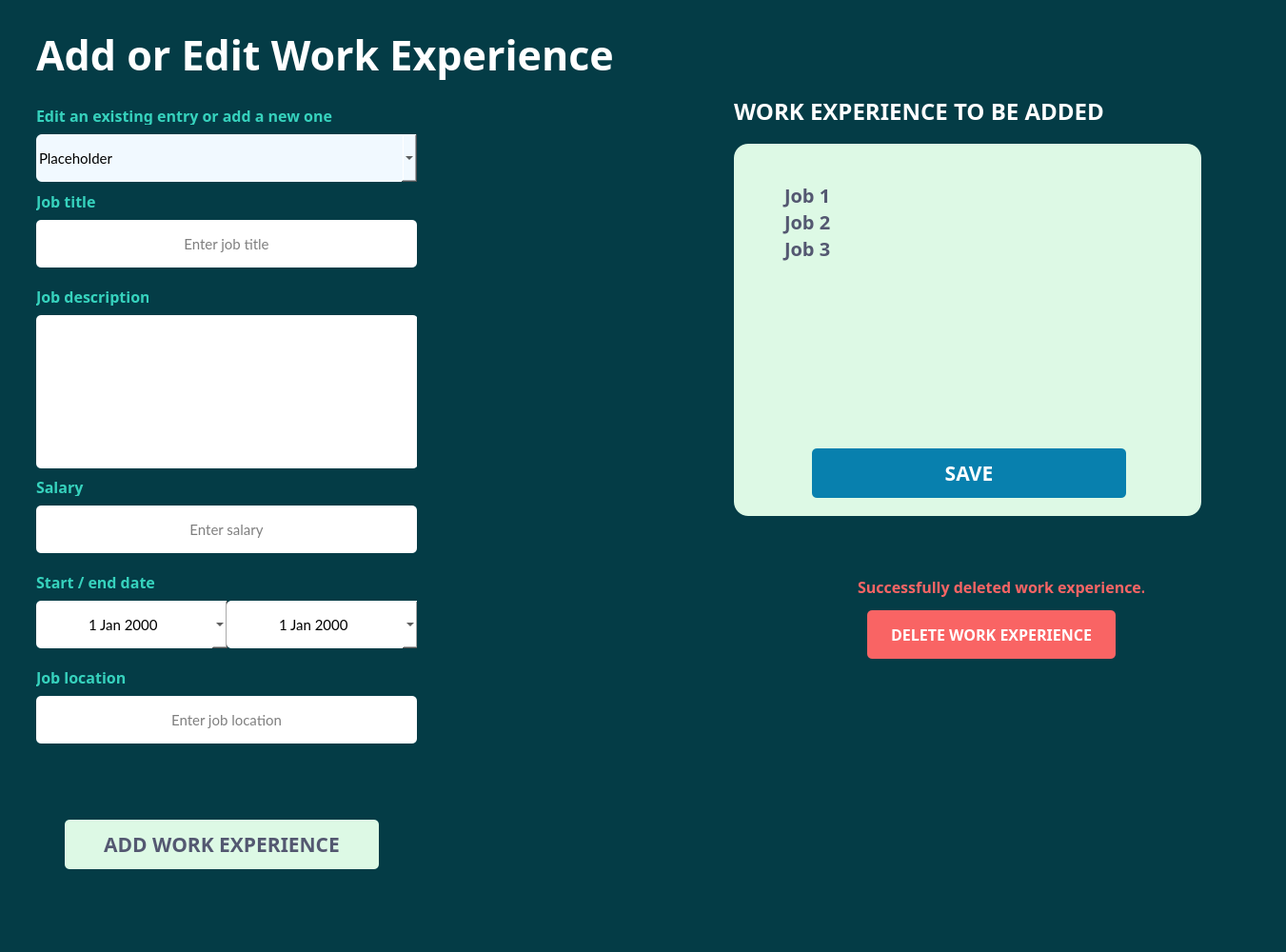
         <widget class="QWidget" name="form_scroll_contents_3">
          <property name="geometry">
           <rect>
            <x>0</x>
            <y>0</y>
            <width>1351</width>
            <height>1000</height>
           </rect>
          </property>
          <property name="minimumSize">
           <size>
            <width>1351</width>
            <height>500</height>
           </size>
          </property>
          <property name="font">
           <font>
            <pointsize>7</pointsize>
           </font>
          </property>
          <property name="styleSheet">
           <string notr="true">background-color: rgb(4, 60, 70);
border-color: rgb(4, 60, 70);
border-radius: 30px; 
border: 2px;</string>
          </property>
          <layout class="QGridLayout" name="gridLayout_2">
           <property name="topMargin">
            <number>20</number>
           </property>
           <item row="1" column="1">
            <widget class="QFrame" name="form_frame_middle_2">
             <property name="sizePolicy">
              <sizepolicy hsizetype="Fixed" vsizetype="Fixed">
               <horstretch>0</horstretch>
               <verstretch>0</verstretch>
              </sizepolicy>
             </property>
             <property name="minimumSize">
              <size>
               <width>50</width>
               <height>761</height>
              </size>
             </property>
             <property name="styleSheet">
              <string notr="true"/>
             </property>
             <property name="frameShape">
              <enum>QFrame::StyledPanel</enum>
             </property>
             <property name="frameShadow">
              <enum>QFrame::Raised</enum>
             </property>
            </widget>
           </item>
           <item row="1" column="2">
            <widget class="QFrame" name="form_frame_right_2">
             <property name="sizePolicy">
              <sizepolicy hsizetype="Fixed" vsizetype="Fixed">
               <horstretch>0</horstretch>
               <verstretch>0</verstretch>
              </sizepolicy>
             </property>
             <property name="minimumSize">
              <size>
               <width>550</width>
               <height>880</height>
              </size>
             </property>
             <property name="styleSheet">
              <string notr="true"/>
             </property>
             <property name="frameShape">
              <enum>QFrame::StyledPanel</enum>
             </property>
             <property name="frameShadow">
              <enum>QFrame::Raised</enum>
             </property>
             <widget class="QFrame" name="job_list_frame">
              <property name="geometry">
               <rect>
                <x>10</x>
                <y>50</y>
                <width>491</width>
                <height>391</height>
               </rect>
              </property>
              <property name="sizePolicy">
               <sizepolicy hsizetype="Fixed" vsizetype="Fixed">
                <horstretch>0</horstretch>
                <verstretch>0</verstretch>
               </sizepolicy>
              </property>
              <property name="minimumSize">
               <size>
                <width>491</width>
                <height>391</height>
               </size>
              </property>
              <property name="styleSheet">
               <string notr="true">color: rgb(255, 255, 255);
border-radius: 15px; 
border: 2px;
background-color: rgb(221, 249, 229);
border-color: rgb(221, 249, 229);</string>
              </property>
              <property name="frameShape">
               <enum>QFrame::StyledPanel</enum>
              </property>
              <property name="frameShadow">
               <enum>QFrame::Raised</enum>
              </property>
              <widget class="QListWidget" name="new_jobs_list">
               <property name="geometry">
                <rect>
                 <x>50</x>
                 <y>40</y>
                 <width>371</width>
                 <height>251</height>
                </rect>
               </property>
               <property name="sizePolicy">
                <sizepolicy hsizetype="Fixed" vsizetype="Fixed">
                 <horstretch>0</horstretch>
                 <verstretch>0</verstretch>
                </sizepolicy>
               </property>
               <property name="minimumSize">
                <size>
                 <width>0</width>
                 <height>0</height>
                </size>
               </property>
               <property name="font">
                <font>
                 <family>IBM Plex Sans</family>
                 <pointsize>15</pointsize>
                 <weight>75</weight>
                 <bold>true</bold>
                </font>
               </property>
               <property name="styleSheet">
                <string notr="true">color: rgb(84, 88, 113);
background-color: rgb(221, 249, 229);</string>
               </property>
               <property name="spacing">
                <number>5</number>
               </property>
               <item>
                <property name="text">
                 <string>Job 1</string>
                </property>
               </item>
               <item>
                <property name="text">
                 <string>Job 2</string>
                </property>
               </item>
               <item>
                <property name="text">
                 <string>Job 3</string>
                </property>
               </item>
              </widget>
              <widget class="QPushButton" name="btn_save_jobs">
               <property name="geometry">
                <rect>
                 <x>82</x>
                 <y>320</y>
                 <width>330</width>
                 <height>52</height>
                </rect>
               </property>
               <property name="sizePolicy">
                <sizepolicy hsizetype="Fixed" vsizetype="Fixed">
                 <horstretch>0</horstretch>
                 <verstretch>0</verstretch>
                </sizepolicy>
               </property>
               <property name="font">
                <font>
                 <family>IBM Plex Sans</family>
                 <pointsize>16</pointsize>
                 <weight>75</weight>
                 <bold>true</bold>
                </font>
               </property>
               <property name="styleSheet">
                <string notr="true">background-color: rgb(8, 128, 174);
color: rgb(255, 255, 255);
border-color: rgb(8, 128, 174);
border-radius: 5px; 
border: 2px;</string>
               </property>
               <property name="text">
                <string>SAVE</string>
               </property>
              </widget>
             </widget>
             <widget class="QLabel" name="lbl_jobs_to_be_added">
              <property name="geometry">
               <rect>
                <x>10</x>
                <y>0</y>
                <width>432</width>
                <height>32</height>
               </rect>
              </property>
              <property name="font">
               <font>
                <family>IBM Plex Sans</family>
                <pointsize>18</pointsize>
                <weight>75</weight>
                <bold>true</bold>
               </font>
              </property>
              <property name="styleSheet">
               <string notr="true">color: rgb(255, 255, 255);</string>
              </property>
              <property name="text">
               <string>WORK EXPERIENCE TO BE ADDED</string>
              </property>
             </widget>
             <widget class="QPushButton" name="delete_work_experience">
              <property name="geometry">
               <rect>
                <x>150</x>
                <y>540</y>
                <width>261</width>
                <height>51</height>
               </rect>
              </property>
              <property name="font">
               <font>
                <family>IBM Plex Sans</family>
                <pointsize>12</pointsize>
                <weight>75</weight>
                <bold>true</bold>
               </font>
              </property>
              <property name="styleSheet">
               <string notr="true">background-color: rgb(249, 100, 100);
border-color: rgb(249, 100, 100);
color: rgb(255, 255, 255);
border-radius: 5px; 
border: 2px;</string>
              </property>
              <property name="text">
               <string>DELETE WORK EXPERIENCE</string>
              </property>
              <property name="flat">
               <bool>true</bool>
              </property>
             </widget>
             <widget class="QLabel" name="popup_experience_deleted">
              <property name="geometry">
               <rect>
                <x>140</x>
                <y>500</y>
                <width>301</width>
                <height>31</height>
               </rect>
              </property>
              <property name="font">
               <font>
                <family>IBM Plex Sans</family>
                <pointsize>12</pointsize>
                <weight>75</weight>
                <bold>true</bold>
               </font>
              </property>
              <property name="styleSheet">
               <string notr="true">color: rgb(249, 100, 100);</string>
              </property>
              <property name="text">
               <string>Successfully deleted work experience.</string>
              </property>
             </widget>
            </widget>
           </item>
           <item row="1" column="0">
            <widget class="QFrame" name="form_frame_left_2">
             <property name="sizePolicy">
              <sizepolicy hsizetype="Fixed" vsizetype="Fixed">
               <horstretch>0</horstretch>
               <verstretch>0</verstretch>
              </sizepolicy>
             </property>
             <property name="minimumSize">
              <size>
               <width>400</width>
               <height>880</height>
              </size>
             </property>
             <property name="styleSheet">
              <string notr="true"/>
             </property>
             <property name="frameShape">
              <enum>QFrame::StyledPanel</enum>
             </property>
             <property name="frameShadow">
              <enum>QFrame::Raised</enum>
             </property>
             <widget class="QLabel" name="lbl_job_title">
              <property name="geometry">
               <rect>
                <x>0</x>
                <y>100</y>
                <width>171</width>
                <height>20</height>
               </rect>
              </property>
              <property name="sizePolicy">
               <sizepolicy hsizetype="Fixed" vsizetype="Fixed">
                <horstretch>0</horstretch>
                <verstretch>0</verstretch>
               </sizepolicy>
              </property>
              <property name="font">
               <font>
                <family>IBM Plex Sans</family>
                <pointsize>12</pointsize>
                <weight>75</weight>
                <bold>true</bold>
               </font>
              </property>
              <property name="styleSheet">
               <string notr="true">color: rgb(54, 210, 189);</string>
              </property>
              <property name="text">
               <string>Job title</string>
              </property>
             </widget>
             <widget class="QLineEdit" name="edit_job_title">
              <property name="geometry">
               <rect>
                <x>0</x>
                <y>130</y>
                <width>400</width>
                <height>50</height>
               </rect>
              </property>
              <property name="sizePolicy">
               <sizepolicy hsizetype="Fixed" vsizetype="Fixed">
                <horstretch>0</horstretch>
                <verstretch>0</verstretch>
               </sizepolicy>
              </property>
              <property name="minimumSize">
               <size>
                <width>400</width>
                <height>50</height>
               </size>
              </property>
              <property name="font">
               <font>
                <family>Lato</family>
                <pointsize>11</pointsize>
               </font>
              </property>
              <property name="styleSheet">
               <string notr="true">background-color: rgb(255, 255, 255);
border-color: rgb(255, 255, 255);
border-radius: 5px; 
border: 2px;</string>
              </property>
              <property name="text">
               <string/>
              </property>
              <property name="echoMode">
               <enum>QLineEdit::Normal</enum>
              </property>
              <property name="cursorPosition">
               <number>0</number>
              </property>
              <property name="alignment">
               <set>Qt::AlignCenter</set>
              </property>
              <property name="placeholderText">
               <string>Enter job title</string>
              </property>
              <property name="clearButtonEnabled">
               <bool>true</bool>
              </property>
             </widget>
             <widget class="QLabel" name="lbl_edit_job">
              <property name="geometry">
               <rect>
                <x>0</x>
                <y>10</y>
                <width>391</width>
                <height>20</height>
               </rect>
              </property>
              <property name="sizePolicy">
               <sizepolicy hsizetype="Fixed" vsizetype="Fixed">
                <horstretch>0</horstretch>
                <verstretch>0</verstretch>
               </sizepolicy>
              </property>
              <property name="font">
               <font>
                <family>IBM Plex Sans</family>
                <pointsize>12</pointsize>
                <weight>75</weight>
                <bold>true</bold>
               </font>
              </property>
              <property name="styleSheet">
               <string notr="true">color: rgb(54, 210, 189);</string>
              </property>
              <property name="text">
               <string>Edit an existing entry or add a new one</string>
              </property>
             </widget>
             <widget class="QLineEdit" name="edit_salary">
              <property name="geometry">
               <rect>
                <x>0</x>
                <y>430</y>
                <width>400</width>
                <height>50</height>
               </rect>
              </property>
              <property name="sizePolicy">
               <sizepolicy hsizetype="Fixed" vsizetype="Fixed">
                <horstretch>0</horstretch>
                <verstretch>0</verstretch>
               </sizepolicy>
              </property>
              <property name="minimumSize">
               <size>
                <width>400</width>
                <height>50</height>
               </size>
              </property>
              <property name="font">
               <font>
                <family>Lato</family>
                <pointsize>11</pointsize>
               </font>
              </property>
              <property name="styleSheet">
               <string notr="true">background-color: rgb(255, 255, 255);
border-color: rgb(255, 255, 255);
border-radius: 5px; 
border: 2px;</string>
              </property>
              <property name="text">
               <string/>
              </property>
              <property name="echoMode">
               <enum>QLineEdit::Normal</enum>
              </property>
              <property name="cursorPosition">
               <number>0</number>
              </property>
              <property name="alignment">
               <set>Qt::AlignCenter</set>
              </property>
              <property name="placeholderText">
               <string>Enter salary</string>
              </property>
              <property name="clearButtonEnabled">
               <bool>true</bool>
              </property>
             </widget>
             <widget class="QComboBox" name="edit_job_dropdown">
              <property name="geometry">
               <rect>
                <x>0</x>
                <y>40</y>
                <width>400</width>
                <height>50</height>
               </rect>
              </property>
              <property name="sizePolicy">
               <sizepolicy hsizetype="Fixed" vsizetype="Fixed">
                <horstretch>0</horstretch>
                <verstretch>0</verstretch>
               </sizepolicy>
              </property>
              <property name="minimumSize">
               <size>
                <width>400</width>
                <height>50</height>
               </size>
              </property>
              <property name="font">
               <font>
                <family>Lato</family>
                <pointsize>11</pointsize>
               </font>
              </property>
              <property name="styleSheet">
               <string notr="true">background-color: rgb(241, 249, 255);
border-color: rgb(188, 224, 253);
border-radius: 6px;
padding: 3px 3px 3px 3px;</string>
              </property>
              <item>
               <property name="text">
                <string>Placeholder</string>
               </property>
              </item>
              <item>
               <property name="text">
                <string>Placeholder</string>
               </property>
              </item>
              <item>
               <property name="text">
                <string>Placeholder</string>
               </property>
              </item>
             </widget>
             <widget class="QLabel" name="lbl_job_desc">
              <property name="geometry">
               <rect>
                <x>0</x>
                <y>200</y>
                <width>118</width>
                <height>20</height>
               </rect>
              </property>
              <property name="sizePolicy">
               <sizepolicy hsizetype="Fixed" vsizetype="Fixed">
                <horstretch>0</horstretch>
                <verstretch>0</verstretch>
               </sizepolicy>
              </property>
              <property name="font">
               <font>
                <family>IBM Plex Sans</family>
                <pointsize>12</pointsize>
                <weight>75</weight>
                <bold>true</bold>
               </font>
              </property>
              <property name="styleSheet">
               <string notr="true">color: rgb(54, 210, 189);</string>
              </property>
              <property name="text">
               <string>Job description</string>
              </property>
             </widget>
             <widget class="QLabel" name="lbl_salary">
              <property name="geometry">
               <rect>
                <x>0</x>
                <y>400</y>
                <width>142</width>
                <height>20</height>
               </rect>
              </property>
              <property name="sizePolicy">
               <sizepolicy hsizetype="Fixed" vsizetype="Fixed">
                <horstretch>0</horstretch>
                <verstretch>0</verstretch>
               </sizepolicy>
              </property>
              <property name="font">
               <font>
                <family>IBM Plex Sans</family>
                <pointsize>12</pointsize>
                <weight>75</weight>
                <bold>true</bold>
               </font>
              </property>
              <property name="styleSheet">
               <string notr="true">color: rgb(54, 210, 189);</string>
              </property>
              <property name="text">
               <string>Salary</string>
              </property>
             </widget>
             <widget class="QLabel" name="lbl_job_dates">
              <property name="geometry">
               <rect>
                <x>0</x>
                <y>500</y>
                <width>135</width>
                <height>20</height>
               </rect>
              </property>
              <property name="sizePolicy">
               <sizepolicy hsizetype="Fixed" vsizetype="Fixed">
                <horstretch>0</horstretch>
                <verstretch>0</verstretch>
               </sizepolicy>
              </property>
              <property name="font">
               <font>
                <family>IBM Plex Sans</family>
                <pointsize>12</pointsize>
                <weight>75</weight>
                <bold>true</bold>
               </font>
              </property>
              <property name="styleSheet">
               <string notr="true">color: rgb(54, 210, 189);</string>
              </property>
              <property name="text">
               <string>Start / end date</string>
              </property>
             </widget>
             <widget class="QDateEdit" name="choose_start_date">
              <property name="geometry">
               <rect>
                <x>0</x>
                <y>530</y>
                <width>201</width>
                <height>50</height>
               </rect>
              </property>
              <property name="sizePolicy">
               <sizepolicy hsizetype="Fixed" vsizetype="Fixed">
                <horstretch>0</horstretch>
                <verstretch>0</verstretch>
               </sizepolicy>
              </property>
              <property name="font">
               <font>
                <family>Lato</family>
                <pointsize>11</pointsize>
               </font>
              </property>
              <property name="styleSheet">
               <string notr="true">background-color: rgb(255, 255, 255);
border-color: rgb(255, 255, 255);
border-radius: 5px; 
border: 2px;</string>
              </property>
              <property name="inputMethodHints">
               <set>Qt::ImhDate|Qt::ImhPreferNumbers</set>
              </property>
              <property name="alignment">
               <set>Qt::AlignCenter</set>
              </property>
              <property name="buttonSymbols">
               <enum>QAbstractSpinBox::PlusMinus</enum>
              </property>
              <property name="calendarPopup">
               <bool>true</bool>
              </property>
             </widget>
             <widget class="QPushButton" name="btn_add_job">
              <property name="geometry">
               <rect>
                <x>30</x>
                <y>760</y>
                <width>330</width>
                <height>52</height>
               </rect>
              </property>
              <property name="sizePolicy">
               <sizepolicy hsizetype="Fixed" vsizetype="Fixed">
                <horstretch>0</horstretch>
                <verstretch>0</verstretch>
               </sizepolicy>
              </property>
              <property name="font">
               <font>
                <family>IBM Plex Sans</family>
                <pointsize>16</pointsize>
                <weight>75</weight>
                <bold>true</bold>
               </font>
              </property>
              <property name="styleSheet">
               <string notr="true">color: rgb(84, 88, 113);
border-radius: 5px; 
border: 2px;
background-color: rgb(221, 249, 229);
border-color: rgb(221, 249, 229);</string>
              </property>
              <property name="text">
               <string>ADD WORK EXPERIENCE</string>
              </property>
             </widget>
             <widget class="QDateEdit" name="choose_end_date">
              <property name="geometry">
               <rect>
                <x>200</x>
                <y>530</y>
                <width>201</width>
                <height>50</height>
               </rect>
              </property>
              <property name="sizePolicy">
               <sizepolicy hsizetype="Fixed" vsizetype="Fixed">
                <horstretch>0</horstretch>
                <verstretch>0</verstretch>
               </sizepolicy>
              </property>
              <property name="font">
               <font>
                <family>Lato</family>
                <pointsize>11</pointsize>
               </font>
              </property>
              <property name="styleSheet">
               <string notr="true">background-color: rgb(255, 255, 255);
border-color: rgb(255, 255, 255);
border-radius: 5px; 
border: 2px;</string>
              </property>
              <property name="inputMethodHints">
               <set>Qt::ImhDate|Qt::ImhPreferNumbers</set>
              </property>
              <property name="alignment">
               <set>Qt::AlignCenter</set>
              </property>
              <property name="buttonSymbols">
               <enum>QAbstractSpinBox::PlusMinus</enum>
              </property>
              <property name="calendarPopup">
               <bool>true</bool>
              </property>
             </widget>
             <widget class="QLabel" name="lbl_job_loc">
              <property name="geometry">
               <rect>
                <x>0</x>
                <y>600</y>
                <width>142</width>
                <height>20</height>
               </rect>
              </property>
              <property name="sizePolicy">
               <sizepolicy hsizetype="Fixed" vsizetype="Fixed">
                <horstretch>0</horstretch>
                <verstretch>0</verstretch>
               </sizepolicy>
              </property>
              <property name="font">
               <font>
                <family>IBM Plex Sans</family>
                <pointsize>12</pointsize>
                <weight>75</weight>
                <bold>true</bold>
               </font>
              </property>
              <property name="styleSheet">
               <string notr="true">color: rgb(54, 210, 189);</string>
              </property>
              <property name="text">
               <string>Job location</string>
              </property>
             </widget>
             <widget class="QLineEdit" name="edit_location_3">
              <property name="geometry">
               <rect>
                <x>0</x>
                <y>630</y>
                <width>400</width>
                <height>50</height>
               </rect>
              </property>
              <property name="sizePolicy">
               <sizepolicy hsizetype="Fixed" vsizetype="Fixed">
                <horstretch>0</horstretch>
                <verstretch>0</verstretch>
               </sizepolicy>
              </property>
              <property name="minimumSize">
               <size>
                <width>400</width>
                <height>50</height>
               </size>
              </property>
              <property name="font">
               <font>
                <family>Lato</family>
                <pointsize>11</pointsize>
               </font>
              </property>
              <property name="styleSheet">
               <string notr="true">background-color: rgb(255, 255, 255);
border-color: rgb(255, 255, 255);
border-radius: 5px; 
border: 2px;</string>
              </property>
              <property name="text">
               <string/>
              </property>
              <property name="echoMode">
               <enum>QLineEdit::Normal</enum>
              </property>
              <property name="cursorPosition">
               <number>0</number>
              </property>
              <property name="alignment">
               <set>Qt::AlignCenter</set>
              </property>
              <property name="placeholderText">
               <string>Enter job location</string>
              </property>
              <property name="clearButtonEnabled">
               <bool>true</bool>
              </property>
             </widget>
             <widget class="QTextEdit" name="edit_job_description">
              <property name="geometry">
               <rect>
                <x>0</x>
                <y>230</y>
                <width>401</width>
                <height>161</height>
               </rect>
              </property>
              <property name="styleSheet">
               <string notr="true">background-color: rgb(255, 255, 255);
border-color: rgb(255, 255, 255);
border-radius: 5px; 
border: 2px;</string>
              </property>
             </widget>
            </widget>
           </item>
           <item row="0" column="0">
            <widget class="QLabel" name="lbl_add_edit_work_exp">
             <property name="sizePolicy">
              <sizepolicy hsizetype="Fixed" vsizetype="Fixed">
               <horstretch>0</horstretch>
               <verstretch>0</verstretch>
              </sizepolicy>
             </property>
             <property name="font">
              <font>
               <family>IBM Plex Sans SemiBold</family>
               <pointsize>32</pointsize>
               <weight>75</weight>
               <bold>true</bold>
              </font>
             </property>
             <property name="styleSheet">
              <string notr="true">color: rgb(255, 255, 255);</string>
             </property>
             <property name="text">
              <string>Add or Edit Work Experience</string>
             </property>
             <property name="alignment">
              <set>Qt::AlignLeading|Qt::AlignLeft|Qt::AlignVCenter</set>
             </property>
             <property name="margin">
              <number>0</number>
             </property>
             <property name="indent">
              <number>0</number>
             </property>
            </widget>
           </item>
          </layout>
         </widget>
